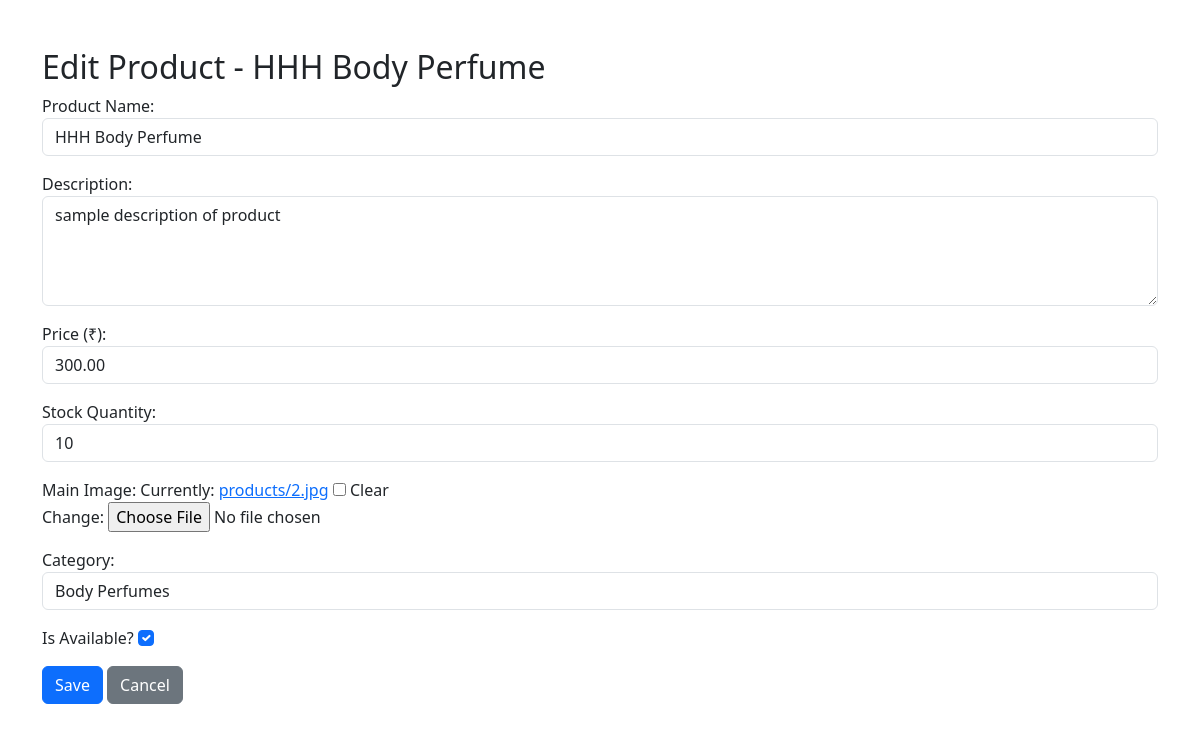
Page /product/5/edit/ on the committed database.
### store/models.py (models this page shows, shortened)
class Product(models.Model):
    brand = models.CharField(max_length=100, blank=True, null=True)
    category = models.ForeignKey(Category, on_delete=models.CASCADE, related_name='products')
    name = models.CharField(max_length=100)
    description = models.TextField()
    price = models.DecimalField(max_digits=10, decimal_places=2)
    image = models.ImageField(upload_to='products/',null=True,blank=True)
    stock = models.PositiveIntegerField()
    available = models.BooleanField(default=True)

class Category(models.Model):
    name = models.CharField(max_length=100)
    slug = models.SlugField(unique=True, blank=True)
    def __str__(self):
        return self.name
    class Meta:
        verbose_name_plural = "Categories"

### store/views.py (the view)
# urls.py: path('product/<int:pk>/edit/', product_edit_view, name='product-edit'),
def product_edit_view(request, pk):
    product = get_object_or_404(Product, pk=pk)
    if request.method == 'POST':
        form = ProductForm(request.POST, request.FILES, instance=product)
        if form.is_valid():
            form.save()
            return redirect('product-dashboard-html')
    else:
        form = ProductForm(instance=product)
    return render(request, 'store/product_form.html', {'form': form, 'product': product})

### store/forms.py
class ProductForm(forms.ModelForm):
    class Meta:
        model = Product
        fields = ['name', 'description', 'price', 'stock', 'image', 'category', 'available']
        labels = {
            'name': 'Product Name',
            'description': 'Description',
            'price': 'Price (₹)',
            'stock': 'Stock Quantity',
            'image': 'Main Image',
            'category': 'Category',
            'available': 'Is Available?',
        }
        widgets = {
            'name': forms.TextInput(attrs={'class': 'form-control'}),
            'description': forms.Textarea(attrs={'class': 'form-control', 'rows': 4}),
            'price': forms.NumberInput(attrs={'class': 'form-control'}),
            'stock': forms.NumberInput(attrs={'class': 'form-control'}),
            'image': forms.ClearableFileInput(attrs={'class': 'form-control-file'}),
            'category': forms.Select(attrs={'class': 'form-control'}),
            'available': forms.CheckboxInput(attrs={'class': 'form-check-input'}),
        }

### store/templates/store/product_form.html (shortened to what this page needs)
<!DOCTYPE html>
<html lang="en">
<head>
  <link href="https://cdn.jsdelivr.net/npm/bootstrap@5.3.0/dist/css/bootstrap.min.css" rel="stylesheet" />
</head>
<body>
  <div class="container mt-5">
    <h2>Edit Product - {{ product.name }}</h2>
    <form method="post" enctype="multipart/form-data">
      {{ form.as_p }}
      <button type="submit" class="btn btn-primary">Save</button>
      <a href="{% url 'product-dashboard-html' %}" class="btn btn-secondary">Cancel</a>
    </form>
  </div>
</body>
</html>

### rows in the picture
Product: name "HHH Body Perfume", description "sample description of product", price "300.00", stock "10", category "Body Perfumes", available "☑"
